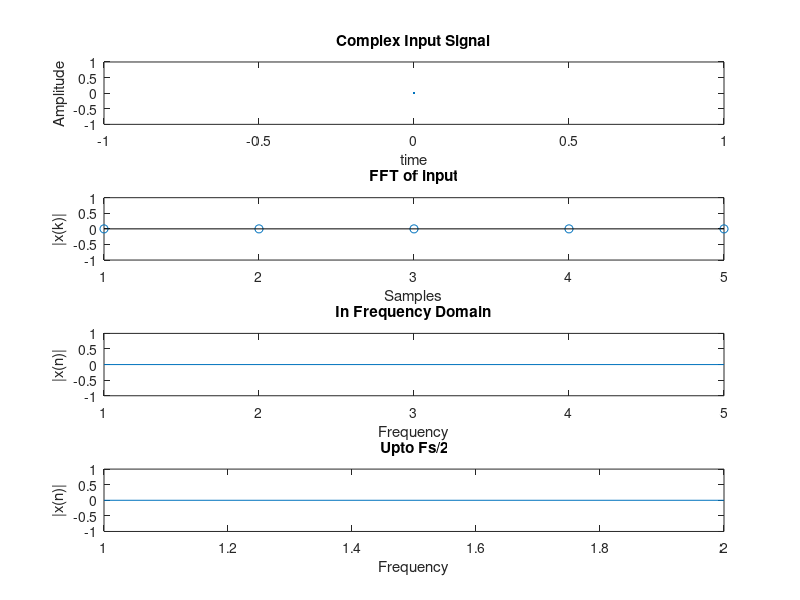

This figure's MATLAB source:
clear all;
close all;
fs=input('Enter the sampling frequency');
t=0:1/fs:0.1;
x1=10*sin(2*pi*100*t);
x2=9*sin(2*pi*200*t);
x3=15*sin(2*pi*500*t);
x4=13*sin(2*pi*1000*t);
X=x1+x2+x3+x4;

plot(t,X);
AB=length(X);
disp('Length of x=');
disp(AB);
N=input('Enter the No of Points  ');
[XX1]=fft(X,N);
XX2=abs(XX1);

subplot(411);
plot(t,X);title('Complex Input Signal');
xlabel('time');ylabel('Amplitude');axis tight;

subplot(412)
stem(XX2);title('FFT of input');
xlabel('Samples');ylabel('|x(k)|');axis tight;


for i=1:N;
    f(i)=fs*i/N;
end

subplot(413);
plot(f,XX2);title('In Frequency Domain');
xlabel('Frequency');ylabel('|x(n)|');axis tight;

for j=1:N/2;
    ff(j)=fs*j/N;
end
subplot(414);
plot(ff,XX2(1:N/2));title('Upto Fs/2');
xlabel('Frequency');ylabel('|x(n)|');axis tight;